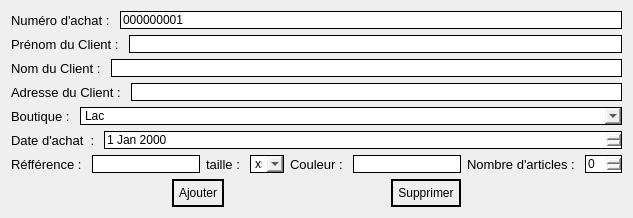
             <widget class="QWidget" name="tab_9">
              <attribute name="title">
               <string>   Ajouter Achat   </string>
              </attribute>
              <layout class="QGridLayout" name="gridLayout_12">
               <item row="0" column="0">
                <layout class="QVBoxLayout" name="verticalLayout_27">
                 <item>
                  <layout class="QHBoxLayout" name="horizontalLayout_89">
                   <item>
                    <widget class="QLabel" name="label_88">
                     <property name="font">
                      <font>
                       <family>Segoe UI</family>
                       <pointsize>10</pointsize>
                       <italic>false</italic>
                       <fontweight>DemiBold</fontweight>
                      </font>
                     </property>
                     <property name="styleSheet">
                      <string notr="true">font: 600 10pt &quot;Segoe UI&quot;;
color: rgb(0, 0, 0);</string>
                     </property>
                     <property name="text">
                      <string>Numéro d'achat : </string>
                     </property>
                    </widget>
                   </item>
                   <item>
                    <widget class="QLineEdit" name="lineEdit_47">
                     <property name="styleSheet">
                      <string notr="true">color: rgb(0, 0, 0);
border: 1px solid black;
font: 600 10pt &quot;Segoe UI&quot;;</string>
                     </property>
                     <property name="text">
                      <string>000000001</string>
                     </property>
                     <property name="readOnly">
                      <bool>true</bool>
                     </property>
                    </widget>
                   </item>
                  </layout>
                 </item>
                 <item>
                  <layout class="QHBoxLayout" name="horizontalLayout_91">
                   <item>
                    <widget class="QLabel" name="label_90">
                     <property name="font">
                      <font>
                       <family>Segoe UI</family>
                       <pointsize>10</pointsize>
                       <italic>false</italic>
                       <fontweight>DemiBold</fontweight>
                      </font>
                     </property>
                     <property name="styleSheet">
                      <string notr="true">font: 600 10pt &quot;Segoe UI&quot;;
color: rgb(0, 0, 0);</string>
                     </property>
                     <property name="text">
                      <string>Prénom du Client : </string>
                     </property>
                    </widget>
                   </item>
                   <item>
                    <widget class="QLineEdit" name="lineEdit_49">
                     <property name="styleSheet">
                      <string notr="true">color: rgb(0, 0, 0);
border: 1px solid black;
font: 600 10pt &quot;Segoe UI&quot;;</string>
                     </property>
                     <property name="text">
                      <string/>
                     </property>
                     <property name="readOnly">
                      <bool>false</bool>
                     </property>
                    </widget>
                   </item>
                  </layout>
                 </item>
                 <item>
                  <layout class="QHBoxLayout" name="horizontalLayout_92">
                   <item>
                    <widget class="QLabel" name="label_91">
                     <property name="font">
                      <font>
                       <family>Segoe UI</family>
                       <pointsize>10</pointsize>
                       <italic>false</italic>
                       <fontweight>DemiBold</fontweight>
                      </font>
                     </property>
                     <property name="styleSheet">
                      <string notr="true">font: 600 10pt &quot;Segoe UI&quot;;
color: rgb(0, 0, 0);</string>
                     </property>
                     <property name="text">
                      <string>Nom du Client : </string>
                     </property>
                    </widget>
                   </item>
                   <item>
                    <widget class="QLineEdit" name="lineEdit_50">
                     <property name="styleSheet">
                      <string notr="true">color: rgb(0, 0, 0);
border: 1px solid black;
font: 600 10pt &quot;Segoe UI&quot;;</string>
                     </property>
                     <property name="text">
                      <string/>
                     </property>
                     <property name="readOnly">
                      <bool>false</bool>
                     </property>
                    </widget>
                   </item>
                  </layout>
                 </item>
                 <item>
                  <layout class="QHBoxLayout" name="horizontalLayout_94">
                   <item>
                    <widget class="QLabel" name="label_93">
                     <property name="font">
                      <font>
                       <family>Segoe UI</family>
                       <pointsize>10</pointsize>
                       <italic>false</italic>
                       <fontweight>DemiBold</fontweight>
                      </font>
                     </property>
                     <property name="styleSheet">
                      <string notr="true">font: 600 10pt &quot;Segoe UI&quot;;
color: rgb(0, 0, 0);</string>
                     </property>
                     <property name="text">
                      <string>Adresse du Client : </string>
                     </property>
                    </widget>
                   </item>
                   <item>
                    <widget class="QLineEdit" name="lineEdit_51">
                     <property name="styleSheet">
                      <string notr="true">color: rgb(0, 0, 0);
border: 1px solid black;
font: 600 10pt &quot;Segoe UI&quot;;</string>
                     </property>
                     <property name="text">
                      <string/>
                     </property>
                     <property name="readOnly">
                      <bool>false</bool>
                     </property>
                    </widget>
                   </item>
                  </layout>
                 </item>
                 <item>
                  <layout class="QHBoxLayout" name="horizontalLayout_93">
                   <item>
                    <widget class="QLabel" name="label_92">
                     <property name="font">
                      <font>
                       <family>Segoe UI</family>
                       <pointsize>10</pointsize>
                       <italic>false</italic>
                       <fontweight>DemiBold</fontweight>
                      </font>
                     </property>
                     <property name="styleSheet">
                      <string notr="true">font: 600 10pt &quot;Segoe UI&quot;;
color: rgb(0, 0, 0);</string>
                     </property>
                     <property name="text">
                      <string>Boutique : </string>
                     </property>
                    </widget>
                   </item>
                   <item>
                    <widget class="QComboBox" name="comboBox_11">
                     <property name="sizePolicy">
                      <sizepolicy hsizetype="Expanding" vsizetype="Fixed">
                       <horstretch>0</horstretch>
                       <verstretch>0</verstretch>
                      </sizepolicy>
                     </property>
                     <property name="styleSheet">
                      <string notr="true">color: rgb(0, 0, 0);
border: 1px solid black;
font: 600 10pt &quot;Segoe UI&quot;;</string>
                     </property>
                     <item>
                      <property name="text">
                       <string>Lac </string>
                      </property>
                     </item>
                     <item>
                      <property name="text">
                       <string>nassr</string>
                      </property>
                     </item>
                     <item>
                      <property name="text">
                       <string>menzah</string>
                      </property>
                     </item>
                    </widget>
                   </item>
                  </layout>
                 </item>
                 <item>
                  <layout class="QHBoxLayout" name="horizontalLayout_95">
                   <item>
                    <widget class="QLabel" name="label_94">
                     <property name="font">
                      <font>
                       <family>Segoe UI</family>
                       <pointsize>10</pointsize>
                       <italic>false</italic>
                       <fontweight>DemiBold</fontweight>
                      </font>
                     </property>
                     <property name="styleSheet">
                      <string notr="true">font: 600 10pt &quot;Segoe UI&quot;;
color: rgb(0, 0, 0);</string>
                     </property>
                     <property name="text">
                      <string>Date d'achat  : </string>
                     </property>
                     <property name="scaledContents">
                      <bool>false</bool>
                     </property>
                     <property name="wordWrap">
                      <bool>false</bool>
                     </property>
                    </widget>
                   </item>
                   <item>
                    <widget class="QDateEdit" name="dateEdit_9">
                     <property name="sizePolicy">
                      <sizepolicy hsizetype="Expanding" vsizetype="Fixed">
                       <horstretch>0</horstretch>
                       <verstretch>0</verstretch>
                      </sizepolicy>
                     </property>
                     <property name="styleSheet">
                      <string notr="true">color: rgb(0, 0, 0);
border: 1px solid black;
font: 600 10pt &quot;Segoe UI&quot;;</string>
                     </property>
                    </widget>
                   </item>
                  </layout>
                 </item>
                 <item>
                  <layout class="QHBoxLayout" name="horizontalLayout_96">
                   <item>
                    <layout class="QHBoxLayout" name="horizontalLayout_97">
                     <item>
                      <layout class="QHBoxLayout" name="horizontalLayout_98">
                       <item>
                        <widget class="QLabel" name="label_95">
                         <property name="font">
                          <font>
                           <family>Segoe UI</family>
                           <pointsize>10</pointsize>
                           <italic>false</italic>
                           <fontweight>DemiBold</fontweight>
                          </font>
                         </property>
                         <property name="styleSheet">
                          <string notr="true">font: 600 10pt &quot;Segoe UI&quot;;
color: rgb(0, 0, 0);</string>
                         </property>
                         <property name="text">
                          <string>Réfférence : </string>
                         </property>
                        </widget>
                       </item>
                       <item>
                        <widget class="QLineEdit" name="lineEdit_52">
                         <property name="styleSheet">
                          <string notr="true">color: rgb(0, 0, 0);
border: 1px solid black;
font: 600 10pt &quot;Segoe UI&quot;;</string>
                         </property>
                         <property name="text">
                          <string/>
                         </property>
                         <property name="readOnly">
                          <bool>false</bool>
                         </property>
                        </widget>
                       </item>
                      </layout>
                     </item>
                     <item>
                      <layout class="QHBoxLayout" name="horizontalLayout_99">
                       <item>
                        <widget class="QLabel" name="label_96">
                         <property name="font">
                          <font>
                           <family>Segoe UI</family>
                           <pointsize>10</pointsize>
                           <italic>false</italic>
                           <fontweight>DemiBold</fontweight>
                          </font>
                         </property>
                         <property name="styleSheet">
                          <string notr="true">font: 600 10pt &quot;Segoe UI&quot;;
color: rgb(0, 0, 0);</string>
                         </property>
                         <property name="text">
                          <string>taille : </string>
                         </property>
                        </widget>
                       </item>
                       <item>
                        <widget class="QComboBox" name="comboBox_12">
                         <property name="styleSheet">
                          <string notr="true">color: rgb(0, 0, 0);
border: 1px solid black;
font: 600 10pt &quot;Segoe UI&quot;;</string>
                         </property>
                         <item>
                          <property name="text">
                           <string>xs</string>
                          </property>
                         </item>
                         <item>
                          <property name="text">
                           <string>s</string>
                          </property>
                         </item>
                         <item>
                          <property name="text">
                           <string>m</string>
                          </property>
                         </item>
                         <item>
                          <property name="text">
                           <string>l</string>
                          </property>
                         </item>
                         <item>
                          <property name="text">
                           <string>xl</string>
                          </property>
                         </item>
                         <item>
                          <property name="text">
                           <string>xxl</string>
                          </property>
                         </item>
                        </widget>
                       </item>
                      </layout>
                     </item>
                     <item>
                      <layout class="QHBoxLayout" name="horizontalLayout_100">
                       <item>
                        <widget class="QLabel" name="label_97">
                         <property name="font">
                          <font>
                           <family>Segoe UI</family>
                           <pointsize>10</pointsize>
                           <italic>false</italic>
                           <fontweight>DemiBold</fontweight>
                          </font>
                         </property>
                         <property name="styleSheet">
                          <string notr="true">font: 600 10pt &quot;Segoe UI&quot;;
color: rgb(0, 0, 0);</string>
                         </property>
                         <property name="text">
                          <string>Couleur : </string>
                         </property>
                        </widget>
                       </item>
                       <item>
                        <widget class="QLineEdit" name="lineEdit_53">
                         <property name="styleSheet">
                          <string notr="true">color: rgb(0, 0, 0);
border: 1px solid black;
font: 600 10pt &quot;Segoe UI&quot;;</string>
                         </property>
                         <property name="text">
                          <string/>
                         </property>
                         <property name="readOnly">
                          <bool>false</bool>
                         </property>
                        </widget>
                       </item>
                      </layout>
                     </item>
                    </layout>
                   </item>
                   <item>
                    <widget class="QLabel" name="label_99">
                     <property name="font">
                      <font>
                       <family>Segoe UI</family>
                       <pointsize>10</pointsize>
                       <italic>false</italic>
                       <fontweight>DemiBold</fontweight>
                      </font>
                     </property>
                     <property name="styleSheet">
                      <string notr="true">font: 600 10pt &quot;Segoe UI&quot;;
color: rgb(0, 0, 0);</string>
                     </property>
                     <property name="text">
                      <string>Nombre d'articles : </string>
                     </property>
                    </widget>
                   </item>
                   <item>
                    <widget class="QSpinBox" name="spinBox_8">
                     <property name="styleSheet">
                      <string notr="true">color: rgb(0, 0, 0);
border: 1px solid black;
font: 600 10pt &quot;Segoe UI&quot;;</string>
                     </property>
                    </widget>
                   </item>
                  </layout>
                 </item>
                 <item>
                  <layout class="QHBoxLayout" name="horizontalLayout_103">
                   <item>
                    <spacer name="horizontalSpacer_38">
                     <property name="orientation">
                      <enum>Qt::Orientation::Horizontal</enum>
                     </property>
                     <property name="sizeHint" stdset="0">
                      <size>
                       <width>40</width>
                       <height>20</height>
                      </size>
                     </property>
                    </spacer>
                   </item>
                   <item>
                    <widget class="QPushButton" name="pushButton_36">
                     <property name="styleSheet">
                      <string notr="true">font: 600 12pt &quot;Segoe UI&quot;;
color: rgb(0, 0, 0);
 border: 2px solid black;
    border-radius: 15px;
    padding: 5px; 
selection-background-color: rgb(0, 21, 155);
</string>
                     </property>
                     <property name="text">
                      <string>Ajouter</string>
                     </property>
                    </widget>
                   </item>
                   <item>
                    <spacer name="horizontalSpacer_40">
                     <property name="orientation">
                      <enum>Qt::Orientation::Horizontal</enum>
                     </property>
                     <property name="sizeHint" stdset="0">
                      <size>
                       <width>40</width>
                       <height>20</height>
                      </size>
                     </property>
                    </spacer>
                   </item>
                   <item>
                    <widget class="QPushButton" name="pushButton_38">
                     <property name="styleSheet">
                      <string notr="true">font: 600 12pt &quot;Segoe UI&quot;;
color: rgb(0, 0, 0);
 border: 2px solid black;
    border-radius: 15px;
    padding: 5px; 
selection-background-color: rgb(0, 21, 155);
</string>
                     </property>
                     <property name="text">
                      <string>Supprimer</string>
                     </property>
                    </widget>
                   </item>
                   <item>
                    <spacer name="horizontalSpacer_41">
                     <property name="orientation">
                      <enum>Qt::Orientation::Horizontal</enum>
                     </property>
                     <property name="sizeHint" stdset="0">
                      <size>
                       <width>40</width>
                       <height>20</height>
                      </size>
                     </property>
                    </spacer>
                   </item>
                  </layout>
                 </item>
                </layout>
               </item>
              </layout>
             </widget>
